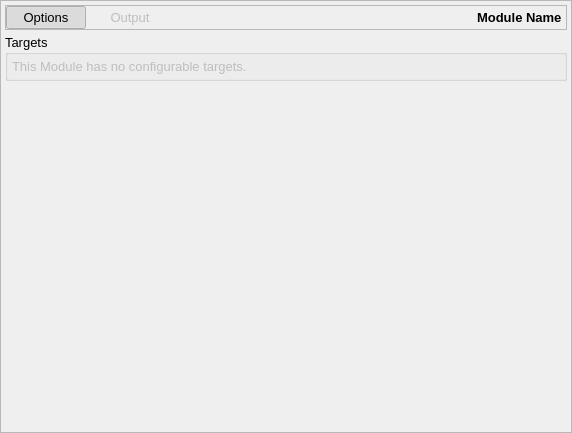
<?xml version="1.0" encoding="UTF-8"?>
<ui version="4.0">
 <class>ModuleControlWidget</class>
 <widget class="QWidget" name="ModuleControlWidget">
  <property name="geometry">
   <rect>
    <x>0</x>
    <y>0</y>
    <width>572</width>
    <height>433</height>
   </rect>
  </property>
  <property name="sizePolicy">
   <sizepolicy hsizetype="Minimum" vsizetype="Preferred">
    <horstretch>0</horstretch>
    <verstretch>0</verstretch>
   </sizepolicy>
  </property>
  <property name="font">
   <font>
    <pointsize>10</pointsize>
   </font>
  </property>
  <property name="windowTitle">
   <string>Form</string>
  </property>
  <layout class="QHBoxLayout" name="horizontalLayout_2">
   <property name="spacing">
    <number>0</number>
   </property>
   <property name="leftMargin">
    <number>0</number>
   </property>
   <property name="topMargin">
    <number>0</number>
   </property>
   <property name="rightMargin">
    <number>0</number>
   </property>
   <property name="bottomMargin">
    <number>0</number>
   </property>
   <item>
    <widget class="QFrame" name="ControlsFrame">
     <property name="frameShape">
      <enum>QFrame::StyledPanel</enum>
     </property>
     <property name="frameShadow">
      <enum>QFrame::Sunken</enum>
     </property>
     <layout class="QVBoxLayout" name="verticalLayout_2">
      <property name="spacing">
       <number>4</number>
      </property>
      <property name="leftMargin">
       <number>4</number>
      </property>
      <property name="topMargin">
       <number>4</number>
      </property>
      <property name="rightMargin">
       <number>4</number>
      </property>
      <property name="bottomMargin">
       <number>4</number>
      </property>
      <item>
       <widget class="QFrame" name="ButtonsFrame">
        <property name="frameShape">
         <enum>QFrame::StyledPanel</enum>
        </property>
        <property name="frameShadow">
         <enum>QFrame::Raised</enum>
        </property>
        <layout class="QHBoxLayout" name="horizontalLayout">
         <property name="spacing">
          <number>4</number>
         </property>
         <property name="leftMargin">
          <number>0</number>
         </property>
         <property name="topMargin">
          <number>0</number>
         </property>
         <property name="rightMargin">
          <number>4</number>
         </property>
         <property name="bottomMargin">
          <number>0</number>
         </property>
         <item>
          <widget class="QPushButton" name="ModuleControlsButton">
           <property name="text">
            <string>Options</string>
           </property>
           <property name="icon">
            <iconset resource="main.qrc">
             <normaloff>:/general/icons/general_options.svg</normaloff>:/general/icons/general_options.svg</iconset>
           </property>
           <property name="checkable">
            <bool>true</bool>
           </property>
           <property name="checked">
            <bool>true</bool>
           </property>
           <property name="autoExclusive">
            <bool>true</bool>
           </property>
           <property name="flat">
            <bool>true</bool>
           </property>
          </widget>
         </item>
         <item>
          <widget class="QPushButton" name="ModuleOutputButton">
           <property name="enabled">
            <bool>false</bool>
           </property>
           <property name="text">
            <string>Output</string>
           </property>
           <property name="icon">
            <iconset resource="main.qrc">
             <normaloff>:/general/icons/general_screen.svg</normaloff>:/general/icons/general_screen.svg</iconset>
           </property>
           <property name="checkable">
            <bool>true</bool>
           </property>
           <property name="checked">
            <bool>false</bool>
           </property>
           <property name="autoExclusive">
            <bool>true</bool>
           </property>
           <property name="flat">
            <bool>true</bool>
           </property>
          </widget>
         </item>
         <item>
          <spacer name="horizontalSpacer_2">
           <property name="orientation">
            <enum>Qt::Horizontal</enum>
           </property>
           <property name="sizeHint" stdset="0">
            <size>
             <width>209</width>
             <height>20</height>
            </size>
           </property>
          </spacer>
         </item>
         <item>
          <widget class="QLabel" name="ModuleIconLabel">
           <property name="sizePolicy">
            <sizepolicy hsizetype="Preferred" vsizetype="Preferred">
             <horstretch>0</horstretch>
             <verstretch>0</verstretch>
            </sizepolicy>
           </property>
           <property name="maximumSize">
            <size>
             <width>24</width>
             <height>24</height>
            </size>
           </property>
           <property name="text">
            <string/>
           </property>
           <property name="pixmap">
            <pixmap resource="main.qrc">:/modules/icons/modules_import.svg</pixmap>
           </property>
           <property name="scaledContents">
            <bool>true</bool>
           </property>
          </widget>
         </item>
         <item>
          <widget class="QLabel" name="ModuleNameLabel">
           <property name="sizePolicy">
            <sizepolicy hsizetype="Minimum" vsizetype="Minimum">
             <horstretch>0</horstretch>
             <verstretch>0</verstretch>
            </sizepolicy>
           </property>
           <property name="font">
            <font>
             <pointsize>10</pointsize>
             <bold>true</bold>
            </font>
           </property>
           <property name="text">
            <string>Module Name</string>
           </property>
           <property name="alignment">
            <set>Qt::AlignLeading|Qt::AlignLeft|Qt::AlignVCenter</set>
           </property>
          </widget>
         </item>
        </layout>
       </widget>
      </item>
      <item>
       <widget class="QStackedWidget" name="ModuleControlsStack">
        <property name="sizePolicy">
         <sizepolicy hsizetype="Expanding" vsizetype="Expanding">
          <horstretch>0</horstretch>
          <verstretch>0</verstretch>
         </sizepolicy>
        </property>
        <property name="currentIndex">
         <number>0</number>
        </property>
        <widget class="QWidget" name="ModuleKeywordOptionsPage">
         <layout class="QVBoxLayout" name="verticalLayout">
          <property name="spacing">
           <number>0</number>
          </property>
          <property name="leftMargin">
           <number>0</number>
          </property>
          <property name="topMargin">
           <number>0</number>
          </property>
          <property name="rightMargin">
           <number>0</number>
          </property>
          <property name="bottomMargin">
           <number>0</number>
          </property>
          <item>
           <widget class="QWidget" name="KeywordsEncloserWidget" native="true">
            <layout class="QVBoxLayout" name="verticalLayout_3">
             <property name="spacing">
              <number>4</number>
             </property>
             <property name="leftMargin">
              <number>0</number>
             </property>
             <property name="topMargin">
              <number>0</number>
             </property>
             <property name="rightMargin">
              <number>0</number>
             </property>
             <property name="bottomMargin">
              <number>0</number>
             </property>
             <item>
              <widget class="QGroupBox" name="TargetsGroup">
               <property name="title">
                <string>Targets</string>
               </property>
               <layout class="QHBoxLayout" name="horizontalLayout_4">
                <property name="spacing">
                 <number>4</number>
                </property>
                <property name="leftMargin">
                 <number>4</number>
                </property>
                <property name="topMargin">
                 <number>4</number>
                </property>
                <property name="rightMargin">
                 <number>4</number>
                </property>
                <property name="bottomMargin">
                 <number>4</number>
                </property>
                <item>
                 <layout class="QHBoxLayout" name="TargetsLayout">
                  <item>
                   <widget class="QLabel" name="NoTargetsLabel">
                    <property name="enabled">
                     <bool>false</bool>
                    </property>
                    <property name="text">
                     <string>This Module has no configurable targets.</string>
                    </property>
                   </widget>
                  </item>
                 </layout>
                </item>
               </layout>
              </widget>
             </item>
             <item>
              <widget class="KeywordsWidget" name="ModuleKeywordsWidget" native="true">
               <property name="sizePolicy">
                <sizepolicy hsizetype="Preferred" vsizetype="Expanding">
                 <horstretch>0</horstretch>
                 <verstretch>0</verstretch>
                </sizepolicy>
               </property>
              </widget>
             </item>
            </layout>
           </widget>
          </item>
         </layout>
        </widget>
       </widget>
      </item>
     </layout>
    </widget>
   </item>
  </layout>
 </widget>
 <customwidgets>
  <customwidget>
   <class>KeywordsWidget</class>
   <extends>QWidget</extends>
   <header>gui/keywordwidgets/widget.hui</header>
   <container>1</container>
  </customwidget>
 </customwidgets>
 <resources>
  <include location="main.qrc"/>
 </resources>
 <connections/>
</ui>
